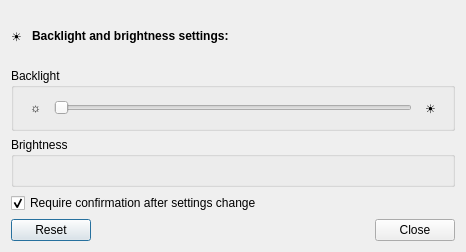
<?xml version="1.0" encoding="UTF-8"?>
<ui version="4.0">
 <class>BrightnessSettings</class>
 <widget class="QDialog" name="BrightnessSettings">
  <property name="geometry">
   <rect>
    <x>0</x>
    <y>0</y>
    <width>466</width>
    <height>252</height>
   </rect>
  </property>
  <property name="windowTitle">
   <string>Brightness Settings</string>
  </property>
  <property name="windowIcon">
   <iconset theme="system">
    <normaloff>.</normaloff>.</iconset>
  </property>
  <layout class="QVBoxLayout" name="verticalLayout">
   <item>
    <layout class="QHBoxLayout" name="horizontalLayout_2">
     <property name="spacing">
      <number>10</number>
     </property>
     <item>
      <widget class="QLabel" name="headIconLabel">
       <property name="sizePolicy">
        <sizepolicy hsizetype="Fixed" vsizetype="Preferred">
         <horstretch>0</horstretch>
         <verstretch>0</verstretch>
        </sizepolicy>
       </property>
       <property name="text">
        <string>☀</string>
       </property>
      </widget>
     </item>
     <item>
      <widget class="QLabel" name="headLabel">
       <property name="text">
        <string>&lt;html&gt;&lt;head/&gt;&lt;body&gt;&lt;p&gt;&lt;span style=&quot; font-weight:600;&quot;&gt;Backlight and brightness settings:&lt;/span&gt;&lt;/p&gt;&lt;/body&gt;&lt;/html&gt;</string>
       </property>
      </widget>
     </item>
    </layout>
   </item>
   <item>
    <widget class="QGroupBox" name="backlightGroupBox">
     <property name="title">
      <string>Backlight</string>
     </property>
     <layout class="QHBoxLayout" name="horizontalLayout">
      <item>
       <widget class="QToolButton" name="backlightDownButton">
        <property name="text">
         <string>☼</string>
        </property>
        <property name="autoRaise">
         <bool>true</bool>
        </property>
       </widget>
      </item>
      <item>
       <widget class="QSlider" name="backlightSlider">
        <property name="orientation">
         <enum>Qt::Horizontal</enum>
        </property>
       </widget>
      </item>
      <item>
       <widget class="QToolButton" name="backlightUpButton">
        <property name="text">
         <string>☀</string>
        </property>
        <property name="autoRaise">
         <bool>true</bool>
        </property>
       </widget>
      </item>
     </layout>
    </widget>
   </item>
   <item>
    <widget class="QGroupBox" name="brightnessGroupBox">
     <property name="title">
      <string>Brightness</string>
     </property>
     <layout class="QVBoxLayout" name="verticalLayout_3">
      <property name="leftMargin">
       <number>2</number>
      </property>
      <property name="rightMargin">
       <number>2</number>
      </property>
      <item>
       <layout class="QVBoxLayout" name="layout"/>
      </item>
     </layout>
    </widget>
   </item>
   <item>
    <widget class="QCheckBox" name="confirmCB">
     <property name="text">
      <string>Require confirmation after settings change</string>
     </property>
     <property name="checked">
      <bool>true</bool>
     </property>
    </widget>
   </item>
   <item>
    <widget class="QDialogButtonBox" name="buttonBox">
     <property name="orientation">
      <enum>Qt::Horizontal</enum>
     </property>
     <property name="standardButtons">
      <set>QDialogButtonBox::Close|QDialogButtonBox::Reset</set>
     </property>
    </widget>
   </item>
  </layout>
 </widget>
 <resources/>
 <connections>
  <connection>
   <sender>buttonBox</sender>
   <signal>accepted()</signal>
   <receiver>BrightnessSettings</receiver>
   <slot>accept()</slot>
  </connection>
  <connection>
   <sender>buttonBox</sender>
   <signal>rejected()</signal>
   <receiver>BrightnessSettings</receiver>
   <slot>reject()</slot>
  </connection>
 </connections>
</ui>
